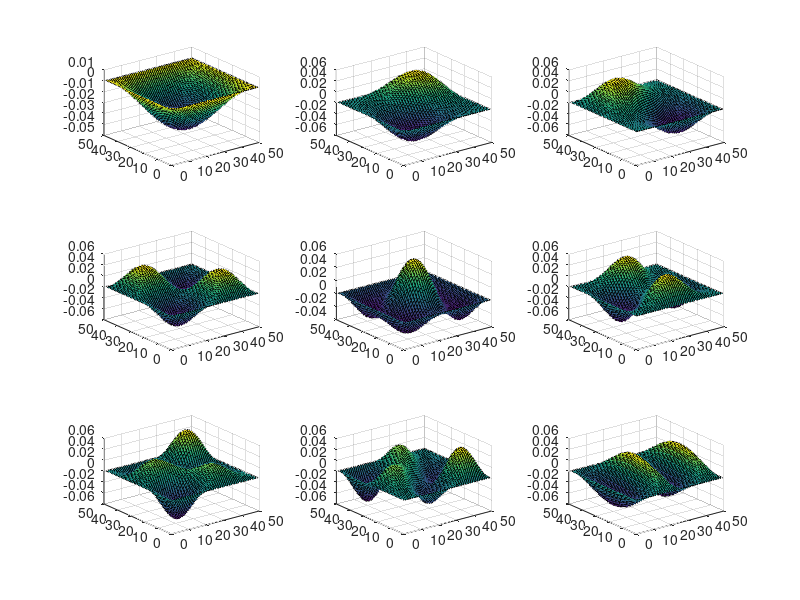

MATLAB code for this plot:
%%%%%%%%%%%% Harmonic Wave Equation in 2D FD and Modes %%%%%%%%%%%%
% By David and Patrobas
% Febuary 6th, 2019
global C;
C.q_0 = 1.60217653e-19;             % electron charge
C.hb = 1.054571596e-34;             % Dirac constant
C.h = C.hb * 2 * pi;                    % Planck constant
C.m_0 = 9.10938215e-31;             % electron mass
C.kb = 1.3806504e-23;               % Boltzmann constant
C.eps_0 = 8.854187817e-12;          % vacuum permittivity
C.mu_0 = 1.2566370614e-6;           % vacuum permeability
C.c = 299792458; % speed of light

nx = 50;
ny = 50;

dx = 1;
dy = 1;
G = sparse(nx*ny, ny*nx);
alpha = (C.hb^2) / (2 * C.m_0);

map = @(i,j) j + (i - 1)*ny;


for i=1:nx
    for j=1:ny
        n = map(i,j);
        nxm = map(i-1,j);
        nxp = map(i+1,j);
        nym = map(i,j-1);
        nyp = map(i,j+1);
        
        if (i == 1 || i == nx)
            G(n,n) = 1 / dx^2;
        elseif (j == 1 || j == ny)
            G(n,n) = 1 / dy^2;
        else
            G(n,n) = -2 / dx^2 + -2 / dy^2;
            G(n,nxm) = 1 / dx^2;
            G(n,nxp) = 1 / dx^2;
            G(n,nym) = 1 / dy^2;
            G(n,nyp) = 1 / dy^2;
        end
    end
end

%spy(G);
[E,D] = eigs(G,9,'SM');

E_plot = zeros(nx,ny,9);
for n=1:9
    for i=1:nx
        for j=1:ny
            E_plot(i,j,n) = E(map(i,j),n);
        end
    end
end

f = figure();
hold on;
for n=1:9
    subplot(3,3,n);
    surf(E_plot(:,:,n));
end